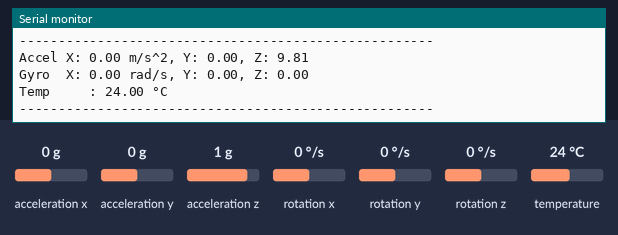
Simulated run of this sketch. Board: ESP32. Shown: the last lines printed to the serial monitor. Inputs (shaded band) come from the test bench; at power-on: acceleration x 0 g, acceleration y 0 g, acceleration z 1 g, rotation x 0 °/s, rotation y 0 °/s, rotation z 0 °/s, temperature 24 °C.

Above: at 1.3 s.
1.4 s: acceleration x set to -1.4 g
2.9 s: acceleration y set to -1.4 g
4.4 s: acceleration z set to -1.4 g
5.9 s: rotation x set to -192 °/s
At 6.6 s:
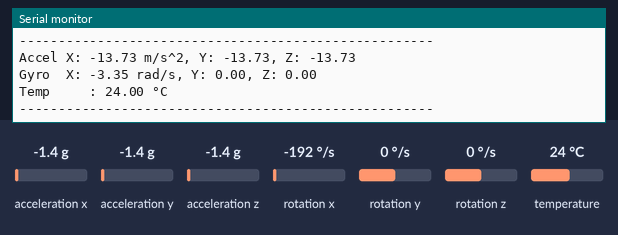
7.4 s: rotation y set to -192 °/s
At 8.2 s:
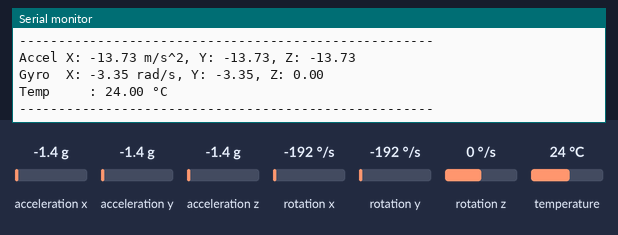

The sketch:

test_mpu6050_accel_gyro.ino
```cpp
/*
  ------------------------------------------------------------------------------
  Project     : RoboAi - NeoBot: Remotely Operated Vehicle
  Test Code   : MPU6050 - Accelerometer, Gyroscope & Temperature Test with ESP32
  ------------------------------------------------------------------------------
  📄 Description:
    This test reads real-time raw accelerometer, gyroscope, and temperature data
    from the MPU6050 sensor and prints values to the Serial Monitor via I2C.

  🎯 Purpose:
    ✅ Verify I2C communication between ESP32 and MPU6050
    ✅ Test basic accelerometer and gyroscope functionality
    ✅ Check onboard temperature reading
    ✅ Serve as reference for integrating motion sensing into NeoBot

  🔌 Wiring Connections:
    MPU6050 Module       →  ESP32 Board
    -------------------------------------
    VCC                  →  3.3V
    GND                  →  GND
    SDA                  →  GPIO 21
    SCL                  →  GPIO 22

  📚 Libraries Used:
    🔹 <Wire.h>              → For I2C communication
    🔹 <Adafruit_MPU6050.h>  → Interface for MPU6050
    🔹 <Adafruit_Sensor.h>   → Common sensor wrapper used by Adafruit

  ⚙️ Configuration Notes:
    - Accelerometer range set to ±8G
    - Gyroscope range set to ±500°/s
    - Filter bandwidth set to 21 Hz
    - Sensor values printed every 500ms

  🧠 Code Logic Summary:
    - Initialize Serial and I2C
    - Begin MPU6050 sensor and configure ranges
    - Read values using getEvent()
    - Print: Accel (m/s²), Gyro (rad/s), Temp (°C)

  🧪 Tested On:
    - ESP32 Dev Module
    - GY-521 MPU6050 IMU Module
  ------------------------------------------------------------------------------
*/

#include <Wire.h>
#include <Adafruit_MPU6050.h>
#include <Adafruit_Sensor.h>

// Create MPU6050 object
Adafruit_MPU6050 mpu;

void setup() {
  Serial.begin(115200);              // Start Serial Monitor
  while (!Serial) delay(10);         // Wait for Serial to connect (USB only)

  Serial.println("Initializing MPU6050...");

  // Start I2C and initialize MPU6050
  if (!mpu.begin()) {
    Serial.println("❌ Failed to find MPU6050 chip. Check wiring!");
    while (1) delay(10);  // Halt if not found
  }

  Serial.println("✅ MPU6050 Found!");

  // Configure sensor ranges (optional)
  mpu.setAccelerometerRange(MPU6050_RANGE_8_G);
  mpu.setGyroRange(MPU6050_RANGE_500_DEG);
  mpu.setFilterBandwidth(MPU6050_BAND_21_HZ);

  delay(100);  // Let sensor settle
}

void loop() {
  // Create sensor event containers
  sensors_event_t a, g, temp;
  mpu.getEvent(&a, &g, &temp);  // Read all sensor values

  // ---- Print Accelerometer ----
  Serial.print("Accel X: ");
  Serial.print(a.acceleration.x);
  Serial.print(" m/s^2, Y: ");
  Serial.print(a.acceleration.y);
  Serial.print(", Z: ");
  Serial.print(a.acceleration.z);

  // ---- Print Gyroscope ----
  Serial.print("\nGyro  X: ");
  Serial.print(g.gyro.x);
  Serial.print(" rad/s, Y: ");
  Serial.print(g.gyro.y);
  Serial.print(", Z: ");
  Serial.print(g.gyro.z);

  // ---- Print Temperature ----
  Serial.print("\nTemp     : ");
  Serial.print(temp.temperature);
  Serial.println(" °C");

  Serial.println("-----------------------------------------------------");
  delay(500);  // Wait before next reading
}
```

Measured:
- after the input at 5.9 s, the serial monitor: prints a new line after 0.32 s (image 1)
- after the input at 7.4 s, the serial monitor: prints a new line after 0.36 s (image 2)
